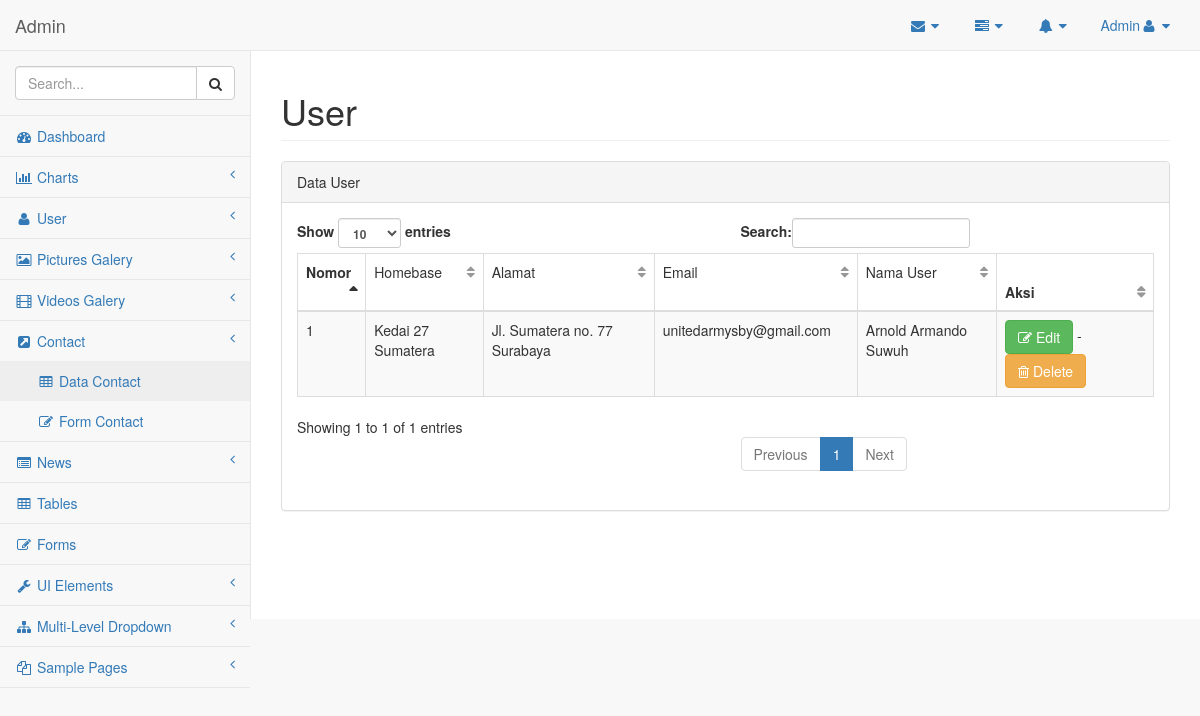
Page /admin/pages/index.php?page=contact (signed in) on the committed database.
### tables this page shows
CREATE TABLE `contact` (
  `gmaps` longtext NOT NULL,
  `facebook` longtext NOT NULL,
  `instagram` longtext NOT NULL,
  `youtube` longtext NOT NULL,
  `twitter` longtext NOT NULL,
  `line` longtext NOT NULL,
  `bbm` longtext NOT NULL,
  `id_contact` int(11) NOT NULL,
  `email` longtext NOT NULL,
  `id_user` int(11) NOT NULL,
  `whatsApp` longtext NOT NULL,
  `alamat` longtext NOT NULL,
  `homebase` longtext
);

CREATE TABLE `tuser` (
  `id_user` int(11) NOT NULL,
  `leveluser` varchar(15) NOT NULL,
  `username` varchar(30) NOT NULL,
  `nama_user` varchar(50) NOT NULL,
  `password_user` varchar(255) NOT NULL,
  `user_created` date NOT NULL,
  `user_updated` date NOT NULL,
  `last_login` date NOT NULL
);

### admin/pages/contact/contact.php (the view)
<div id="page-wrapper">
    <div class="row">
        <div class="col-lg-12">
            <h1 class="page-header">User</h1>
        </div>
    </div>
    <div class="row">
        <div class="col-lg-12">
            <div class="panel panel-default">
                <div class="panel-heading">
                    Data User
                </div>
                <div class="panel-body">
                    <table width="100%" class="table table-striped table-bordered table-hover" id="dataTables-example">
                        <thead>
                            <tr>
                                <th>Nomor</th>
                                <td>Homebase</td>
                                <td>Alamat</td>
                                <td>Email</td>
                                <td>Nama User</td>
                                <th>Aksi</th>
                            </tr>
                        </thead>
                        <tbody>
                            <?php
                                $no=1;
                                include "../config/koneksi.php";
                                $query = "select * from contact, tuser where tuser.id_user=contact.id_user order by id_contact asc";
                                $result = mysqli_query($conn,$query);
                                while ($row=mysqli_fetch_array($result,MYSQLI_ASSOC)) {
                            ?>
                            <tr class="odd gradeX">
                                <td><?php echo $no; ?></td>
                                <td><?php echo $row["homebase"]; ?></td>
                                <td><?php echo $row["alamat"]; ?></td>
                                <td><?php echo $row["email"]; ?></td>
                                <td><?php echo $row["nama_user"]; ?></td>
                                <td class="center"><a href="<?php echo '?page=formcontact&id='.$row['id_contact']; ?>" class="btn btn-success"><i class="fa fa-pencil-square-o"></i> Edit</a> - <a href="<?php echo 'contact/delete_proses.php?id='.$row['id_contact']; ?>" class="btn btn-warning"><i class="fa fa-trash-o"></i> Delete</a></td>
                            </tr>
                            <?php
                                $no++;
                               }
                            ?>
                        </tbody>
                    </table>
                </div>
            </div>
        </div>
    </div>
</div>

### rows in the picture
contact: homebase "Kedai 27 Sumatera", alamat "Jl. Sumatera no. 77 Surabaya", email "unitedarmysby@gmail.com", id_user.nama_user "Arnold Armando Suwuh"

### other values in the picture
$_SESSION["nama_user"] "Admin"
